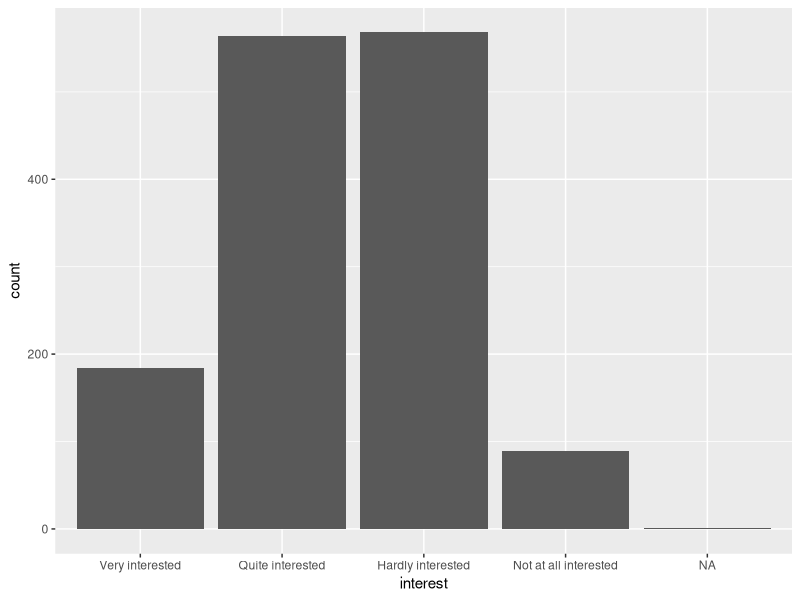
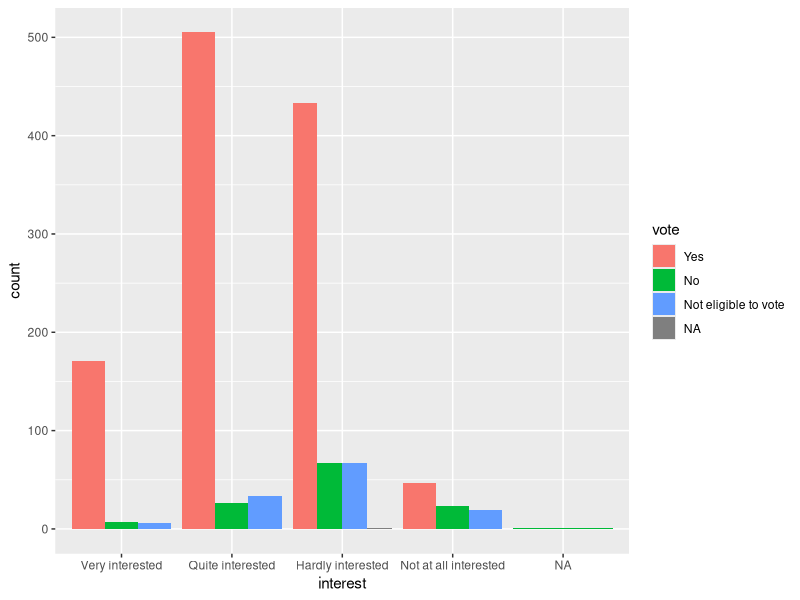
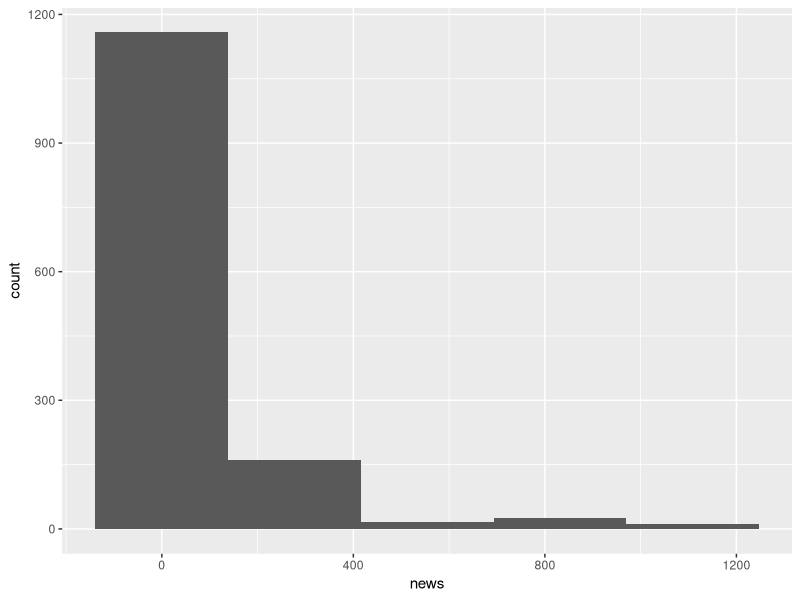
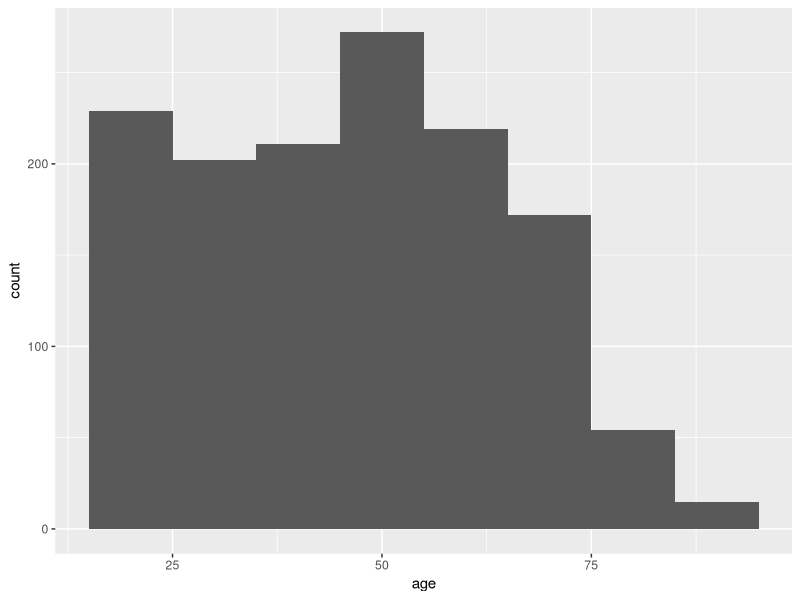
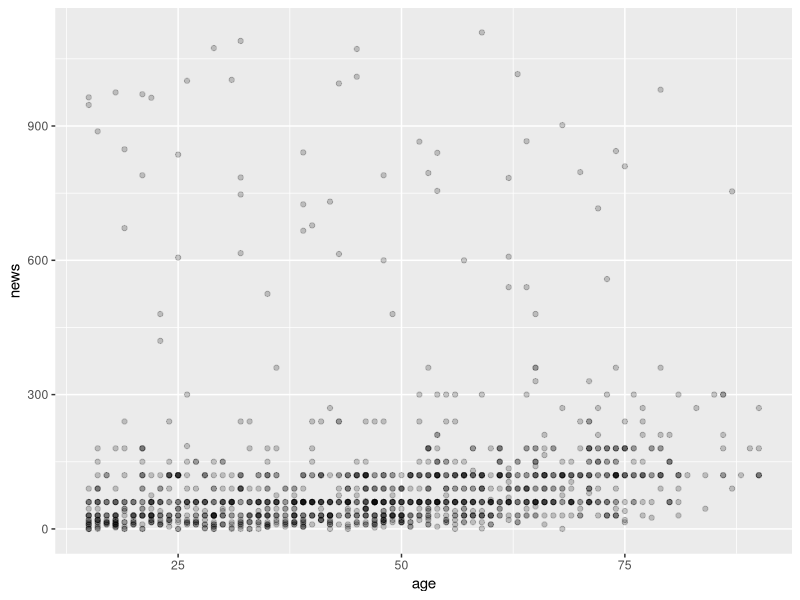
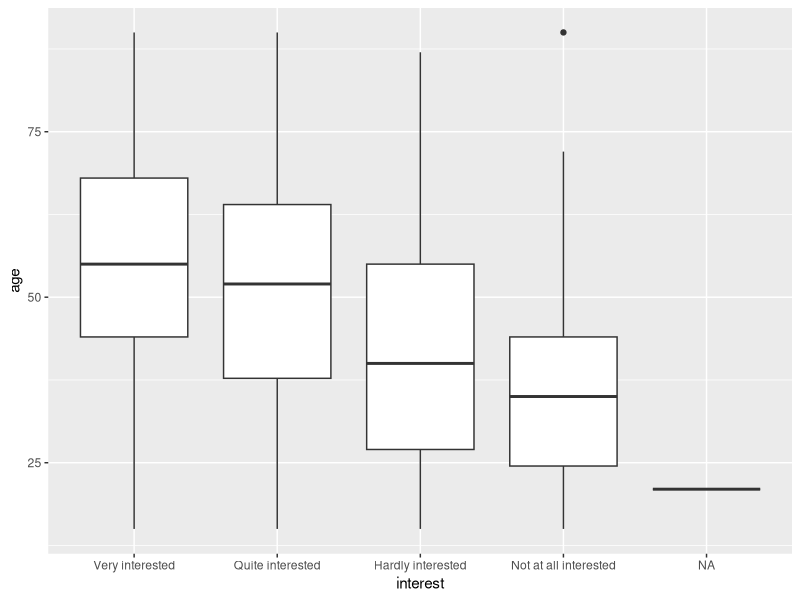

These figures' R source, in order:
## VELKOMMEN TIL R SEMINAR 2 ## 

# I DAG SKAL VI GJENNOMGÅ FØLGENDE 
# Men først en liten gjennomgang av fasiten 
# Fra oppgavene jeg håper alle har gjort! 

# 0. Working directory og datasett

setwd("~/Desktop/STV1020/SEMINAR 2")


# 1. Pakker

install.packages("foreign")
library(foreign)

library(tidyverse) # Denne pakken gjør livet lettere


# 2. Laste inn data 

# Ulike pakker til dette 

# f.eks excel 
# f.eks csv 

# Legg merke til koden som brukes 
# Og hvilken pakke den kommer fra

df <- read.dta("ESS9NO.dta")

# 3. Organisering av arbeidet 

df <- df%>% 
  rename(news = nwspol, 
         interest = polintr, 
         age = yrbrn)
  
table(df$age) # Året respondenten er født i 

# Vi lager en variabel som er ren alder
# Dataene er samlet inn i 2018 så derfor tar vi - 2018
df$age <- 2018-df$age 

table(df$age)

# Se på antall variabler: Her er det mye å leke med. 
# Vi velger ut de vi skal bruke 

df <- df %>% select(news, interest, vote, age)

# 4. Målenivå

# Nominal 
# Ordinal 
# Intervall 
# Forholdstall 

# 5. Klasser og målenivå 
# Litt annerledes i R 
# Bruk summary eller str eventuelt se levels
# Eventuelt class
# Du kan også omkode klasse 

# 6. Utforske data
# Vis filter 
# repeter head/tail 
# View 
# Range 
# Unique
# Her er også summary relevant 

# 7. Plotting

# Hvordan kan vi visualisere hvordan fordelingen av politisk interesse er?
# Her kan vi bruke geom_bar for å lage et histogram.

ggplot(data = df, aes(x = interest)) + geom_bar()


# Hvor mange innenfor hvert nivå av politisk interesse stemte?

ggplot(data = df, aes(x = interest)) + geom_bar(aes(fill=vote), 
                                                position = "dodge") 

# "dodge" forteller at du vil at "vote"-søylene skal være ved siden av hverandre. 


# Hvordan fordeler respondentenes alder og tiden de bruker på nyheter seg?

ggplot(data = df, aes(x = news)) +
  geom_histogram(bins = 5) # bins sier hvor mange søyler vi skal ha

ggplot(data = df, aes(x = age)) +
  geom_histogram(binwidth = 10) # bindwidth sier hvor stor hver søyle skal være


# Hvordan fordeler tiden man bruker på nyheter på alder?
# Her kan vi bruke geom_point for å lage et spredningsplott.

ggplot(data = df, aes(x = age, y = news)) +
  geom_point(alpha = 0.2) 

# Alpha gjør punktene gjennomsiktige, så jo mer solid et punkt er, jo flere 
# enheter er på dette punktet.


# Hvordan fordeler alder seg på interesse? Vi kan lage et boksplott med 
# geom_boxplot.

ggplot(data = df, aes(x = interest, y = age)) +
  geom_boxplot() 



# Hvis dere vil utforske hvordan man kan tilpasse de ulike diagrammene vi har
# sett på og mange andre, kan denne siden være nyttig: 
# https://www.r-graph-gallery.com/index.html

